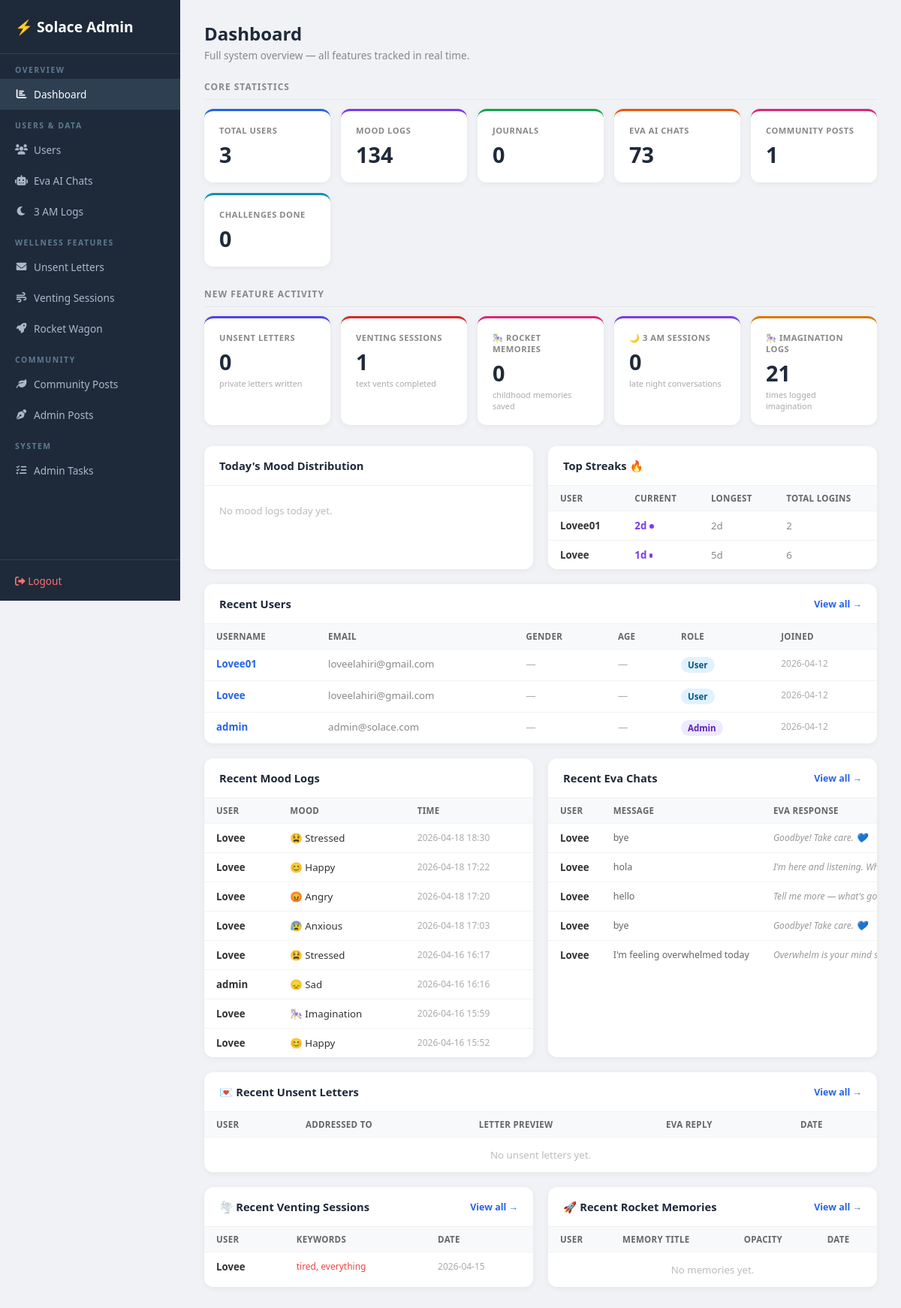
Page /admin (signed in) on the earlier database version.
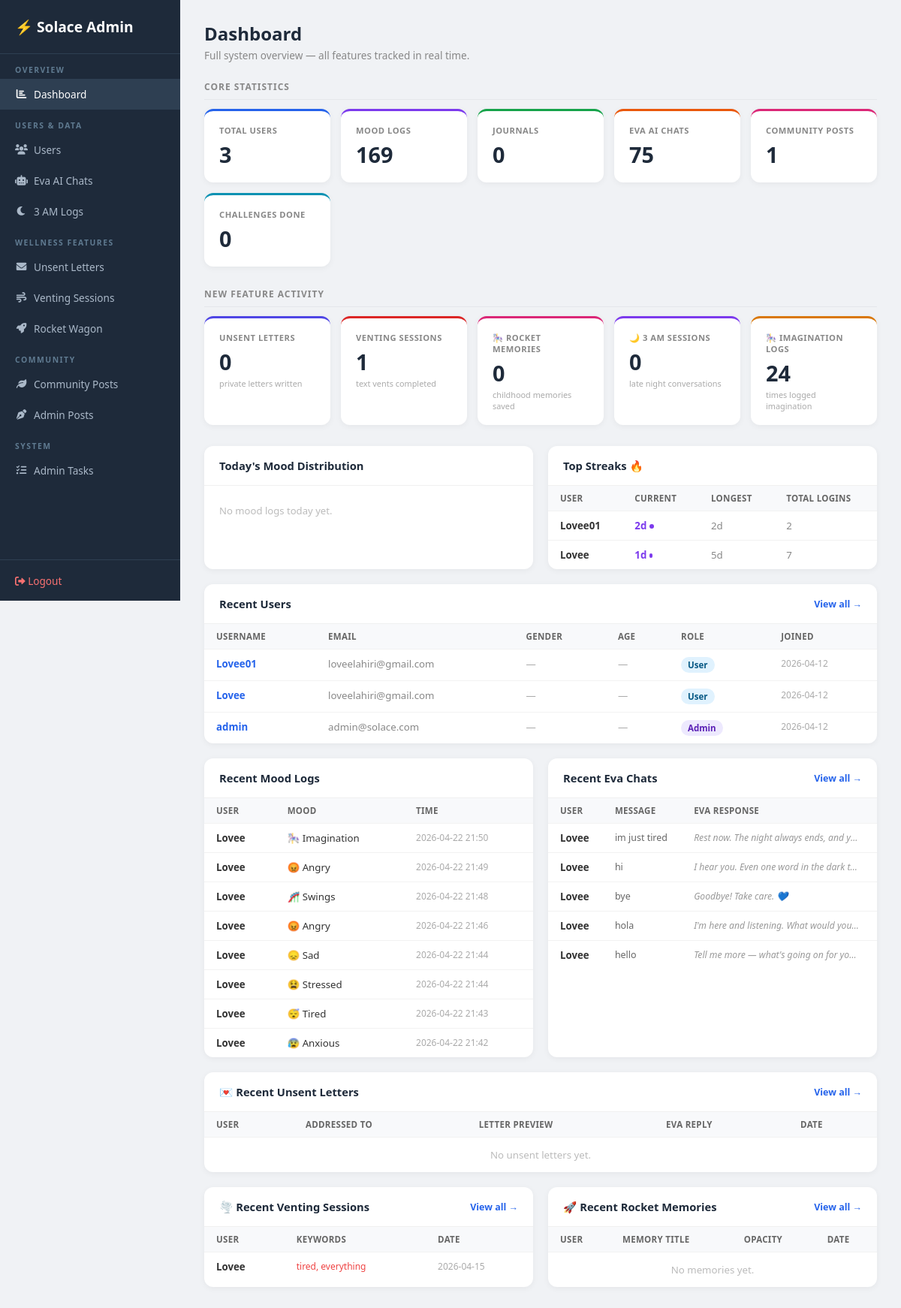
Same page on the later database version.
### tables this page shows
CREATE TABLE login_streaks (
                id            INTEGER PRIMARY KEY AUTOINCREMENT,
                user_id       INTEGER UNIQUE REFERENCES users(id),
                current_streak INTEGER DEFAULT 0,
                longest_streak INTEGER DEFAULT 0,
                last_login_date TEXT,
                total_logins   INTEGER DEFAULT 0
            );

CREATE TABLE users (
                id         INTEGER PRIMARY KEY AUTOINCREMENT,
                username   TEXT UNIQUE NOT NULL,
                email      TEXT NOT NULL,
                password   TEXT NOT NULL,
                is_admin   INTEGER DEFAULT 0,
                created_at DATETIME DEFAULT CURRENT_TIMESTAMP
            , gender TEXT DEFAULT '', age INTEGER DEFAULT 0, age_group TEXT DEFAULT '', dob TEXT DEFAULT '');

CREATE TABLE mood_logs (
                id        INTEGER PRIMARY KEY AUTOINCREMENT,
                user_id   INTEGER NOT NULL REFERENCES users(id),
                mood      TEXT NOT NULL,
                timestamp DATETIME DEFAULT CURRENT_TIMESTAMP
            );

CREATE TABLE chat_history (
                id           INTEGER PRIMARY KEY AUTOINCREMENT,
                session_id   TEXT,
                user_id      INTEGER REFERENCES users(id),
                user_message TEXT,
                ai_response  TEXT,
                timestamp    DATETIME DEFAULT CURRENT_TIMESTAMP
            );

CREATE TABLE venting_sessions (
                id         INTEGER PRIMARY KEY AUTOINCREMENT,
                user_id    INTEGER REFERENCES users(id),
                transcript TEXT,
                keywords   TEXT,
                created_at DATETIME DEFAULT CURRENT_TIMESTAMP
            );

### app.py (the view)
@app.route("/admin")
@admin_required
def admin_dashboard() -> Any:
    with get_db() as conn:
        total_users      = conn.execute("SELECT COUNT(*) FROM users").fetchone()[0]
        total_moods      = conn.execute("SELECT COUNT(*) FROM mood_logs").fetchone()[0]
        total_journals   = conn.execute("SELECT COUNT(*) FROM journals").fetchone()[0]
        total_chats      = conn.execute("SELECT COUNT(*) FROM chat_history").fetchone()[0]
        total_posts      = conn.execute("SELECT COUNT(*) FROM community_posts").fetchone()[0]
        total_letters    = conn.execute("SELECT COUNT(*) FROM unsent_letters").fetchone()[0]
        total_vents      = conn.execute("SELECT COUNT(*) FROM venting_sessions").fetchone()[0]
        total_memories   = conn.execute("SELECT COUNT(*) FROM rocket_wagon").fetchone()[0]
        total_challenges = conn.execute("SELECT COUNT(*) FROM daily_challenges WHERE completed=1").fetchone()[0]
        total_3am        = conn.execute("""
            SELECT COUNT(*) FROM chat_history
            WHERE strftime('%H', timestamp) IN ('01','02','03','04')
        """).fetchone()[0]
        mood_today = conn.execute("""
            SELECT mood, COUNT(*) as cnt FROM mood_logs
            WHERE DATE(timestamp) = DATE('now')
            GROUP BY mood ORDER BY cnt DESC
        """).fetchall()
        total_imagination = conn.execute(
            "SELECT COUNT(*) FROM mood_logs WHERE mood='imagination'"
        ).fetchone()[0]
        recent_users = conn.execute(
            "SELECT id, username, email, is_admin, created_at, gender, age FROM users ORDER BY created_at DESC LIMIT 6"
        ).fetchall()
        recent_moods = conn.execute("""
            SELECT u.username, ml.mood, ml.timestamp
            FROM mood_logs ml JOIN users u ON ml.user_id=u.id
            ORDER BY ml.timestamp DESC LIMIT 8
        """).fetchall()
        recent_chats = conn.execute("""
            SELECT u.username, ch.user_message, ch.ai_response, ch.timestamp
            FROM chat_history ch JOIN users u ON ch.user_id=u.id
            ORDER BY ch.timestamp DESC LIMIT 5
        """).fetchall()
        recent_letters = conn.execute("""
            SELECT ul.*, u.username FROM unsent_letters ul
            JOIN users u ON ul.user_id=u.id
            ORDER BY ul.created_at DESC LIMIT 5
        """).fetchall()
        recent_vents = conn.execute("""
            SELECT vs.*, u.username FROM venting_sessions vs
            JOIN users u ON vs.user_id=u.id
            ORDER BY vs.created_at DESC LIMIT 5
        """).fetchall()
        recent_memories = conn.execute("""
            SELECT rw.*, u.username FROM rocket_wagon rw
            JOIN users u ON rw.user_id=u.id
            ORDER BY rw.created_at DESC LIMIT 5
        """).fetchall()
        top_streaks = conn.execute("""
            SELECT u.username, ls.current_streak, ls.longest_streak, ls.total_logins
            FROM login_streaks ls JOIN users u ON ls.user_id=u.id
            ORDER BY ls.current_streak DESC LIMIT 5
        """).fetchall()
    return render_template(
        "admin/dashboard.html",
        total_users=total_users, total_moods=total_moods,
        total_journals=total_journals, total_chats=total_chats,
        total_posts=total_posts, total_letters=total_letters,
        total_vents=total_vents, total_memories=total_memories,
        total_challenges=total_challenges, total_3am=total_3am,
        total_imagination=total_imagination,
        mood_today=mood_today,
        recent_users=recent_users, recent_moods=recent_moods,
        recent_chats=recent_chats, recent_letters=recent_letters,
        recent_vents=recent_vents, recent_memories=recent_memories,
        top_streaks=top_streaks,
    )

### app.py (called while the page is built)
def get_db() -> sqlite3.Connection:
    db_path = os.path.join(os.path.dirname(os.path.abspath(__file__)), "database.db")
    conn = sqlite3.connect(db_path)
    conn.row_factory = sqlite3.Row
    return conn

def admin_required(f: Any) -> Any:
    @wraps(f)
    def dec(*args: Any, **kwargs: Any) -> Any:
        if "user_id" not in session or not session.get("is_admin"):
            flash("Admin access required.")
            return redirect(url_for("login_page"))
        return f(*args, **kwargs)
    return dec

### templates/admin/dashboard.html (shortened to what the changed rows need)
<!DOCTYPE html>
<html lang="en">
<head>
<link rel="stylesheet" href="https://cdnjs.cloudflare.com/ajax/libs/font-awesome/6.0.0/css/all.min.css">
</head>
<body>
<div class="main">
  <div class="page-hd">
    <h1>Dashboard</h1>
  </div>
  <div class="stats-grid">
    <div class="stat purple">
      <div class="stat-lbl">Mood Logs</div>
      <div class="stat-val">{{ total_moods }}</div>
    </div>
    <div class="stat orange">
      <div class="stat-lbl">Eva AI Chats</div>
      <div class="stat-val">{{ total_chats }}</div>
    </div>
  </div>
  <div class="stats-grid">
    <div class="stat yellow">
      <div class="stat-lbl">🎠 Imagination Logs</div>
      <div class="stat-val">{{ total_imagination }}</div>
      <div class="stat-sub">times logged imagination</div>
    </div>
  </div>
  <div class="grid2">
        {% set MOOD_EMOJI = {'happy':'😊','sad':'😞','angry':'😡','anxious':'😰','calm':'😌','stressed':'😫','tired':'😴','imagination':'🎠','swings':'🎢'} %}
    <div class="card">
      <table>
        <thead><tr><th>User</th><th>Current</th><th>Longest</th><th>Total Logins</th></tr></thead>
        <tbody>
          {% for s in top_streaks %}
          <tr>
            <td style="font-weight:600">{{ s.username }}</td>
            <td>
              <span style="font-weight:800;color:#7c3aed;">{{ s.current_streak }}d</span>
              <span class="streak-bar" style="width:{{ [s.current_streak * 3, 80]|min }}px;"></span>
            </td>
            <td style="color:#888;">{{ s.longest_streak }}d</td>
            <td style="color:#888;">{{ s.total_logins }}</td>
          </tr>
          {% else %}
          <tr><td colspan="4" style="color:#bbb;text-align:center;padding:16px;">No streak data yet.</td></tr>
          {% endfor %}
        </tbody>
      </table>
    </div>
  </div>
  <div class="card">
    <table>
      <thead><tr><th>Username</th><th>Email</th><th>Gender</th><th>Age</th><th>Role</th><th>Joined</th></tr></thead>
      <tbody>
        {% for u in recent_users %}
        <tr>
          <td><a href="/admin/users/{{ u.id }}" style="color:#2563eb;text-decoration:none;font-weight:700;">{{ u.username }}</a></td>
          <td style="color:#888;">{{ u.email }}</td>
          <td style="color:#aaa;">{{ u.gender or '—' }}</td>
          <td style="color:#aaa;">{{ u.age or '—' }}</td>
          <td><span class="badge {{ 'admin' if u.is_admin else 'user' }}">{{ 'Admin' if u.is_admin else 'User' }}</span></td>
          <td style="color:#aaa;font-size:0.75rem;">{{ (u.created_at or '')[:10] }}</td>
        </tr>
        {% endfor %}
      </tbody>
    </table>
  </div>
  <div class="grid2">
    <div class="card">
      <table>
        <thead><tr><th>User</th><th>Mood</th><th>Time</th></tr></thead>
        <tbody>
          {% for m in recent_moods %}
          <tr>
            <td style="font-weight:600;">{{ m.username }}</td>
            <td>{{ MOOD_EMOJI.get(m.mood,'✨') if MOOD_EMOJI is defined else '' }} {{ m.mood|capitalize }}</td>
            <td style="color:#aaa;font-size:0.75rem;">{{ (m.timestamp or '')[:16] }}</td>
          </tr>
          {% endfor %}
        </tbody>
      </table>
    </div>
    <div class="card">
      <table>
        <thead><tr><th>User</th><th>Message</th><th>Eva Response</th></tr></thead>
        <tbody>
          {% for c in recent_chats %}
          <tr>
            <td style="font-weight:600;white-space:nowrap;">{{ c.username }}</td>
            <td><div class="preview">{{ c.user_message }}</div></td>
            <td><div class="italic-prev">{{ c.ai_response }}</div></td>
          </tr>
          {% endfor %}
        </tbody>
      </table>
    </div>
  </div>
  <div class="card">
    <table>
      <thead><tr><th>User</th><th>Addressed To</th><th>Letter Preview</th><th>Eva Reply</th><th>Date</th></tr></thead>
    </table>
  </div>
  <div class="grid2">
    <div class="card">
      <table>
        <thead><tr><th>User</th><th>Keywords</th><th>Date</th></tr></thead>
        <tbody>
          {% for v in recent_vents %}
          <tr>
            <td style="font-weight:600;">{{ v.username }}</td>
            <td style="color:#ef4444;font-size:0.75rem;">{{ (v.keywords or '')[:60] }}</td>
            <td style="color:#aaa;font-size:0.75rem;">{{ (v.created_at or '')[:10] }}</td>
          </tr>
          {% else %}
          <tr><td colspan="3" style="color:#bbb;text-align:center;padding:14px;">No venting sessions yet.</td></tr>
          {% endfor %}
        </tbody>
      </table>
    </div>
    <div class="card">
      <table>
        <thead><tr><th>User</th><th>Memory Title</th><th>Opacity</th><th>Date</th></tr></thead>
      </table>
    </div>
  </div>
</div>
</body>
</html>

Differences in the rows shown:
no longer on this page (row unchanged): mood_logs: username "Lovee", mood "😫", mood "Stressed", timestamp "2026-04-18 18:30"
no longer on this page (row unchanged): mood_logs: username "Lovee", mood "😊", mood "Happy", timestamp "2026-04-18 17:22"
no longer on this page (row unchanged): mood_logs: username "Lovee", mood "😡", mood "Angry", timestamp "2026-04-18 17:20"
no longer on this page (row unchanged): mood_logs: username "Lovee", mood "😰", mood "Anxious", timestamp "2026-04-18 17:03"
no longer on this page (row unchanged): mood_logs: username "Lovee", mood "😫", mood "Stressed", timestamp "2026-04-16 16:17"
no longer on this page (row unchanged): mood_logs: username "admin", mood "😞", mood "Sad", timestamp "2026-04-16 16:16"
no longer on this page (row unchanged): mood_logs: username "Lovee", mood "🎠", mood "Imagination", timestamp "2026-04-16 15:59"
no longer on this page (row unchanged): mood_logs: username "Lovee", mood "😊", mood "Happy", timestamp "2026-04-16 15:52"
no longer on this page (row unchanged): chat_history: username "Lovee", user_message "bye", ai_response "Goodbye! Take care. 💙"
no longer on this page (row unchanged): chat_history: username "Lovee", user_message "I'm feeling overwhelmed today", ai_response "Overwhelm is your mind saying it need…"
changed login_streaks "Lovee": total_logins "6" → "7"
added mood_logs: username "Lovee", mood "🎠", mood "Imagination", timestamp "2026-04-22 21:50"
added mood_logs: username "Lovee", mood "😡", mood "Angry", timestamp "2026-04-22 21:49"
added mood_logs: username "Lovee", mood "🎢", mood "Swings", timestamp "2026-04-22 21:48"
added mood_logs: username "Lovee", mood "😡", mood "Angry", timestamp "2026-04-22 21:46"
added mood_logs: username "Lovee", mood "😞", mood "Sad", timestamp "2026-04-22 21:44"
added mood_logs: username "Lovee", mood "😫", mood "Stressed", timestamp "2026-04-22 21:44"
added mood_logs: username "Lovee", mood "😴", mood "Tired", timestamp "2026-04-22 21:43"
added mood_logs: username "Lovee", mood "😰", mood "Anxious", timestamp "2026-04-22 21:42"
added chat_history: username "Lovee", user_message "im just tired", ai_response "Rest now. The night always ends, and y…"
added chat_history: username "Lovee", user_message "hi", ai_response "I hear you. Even one word in the dark t…"
Other differences:
{{ total_moods }}: "134" → "169"
{{ total_chats }}: "73" → "75"
{{ total_imagination }}: "21" → "24"
